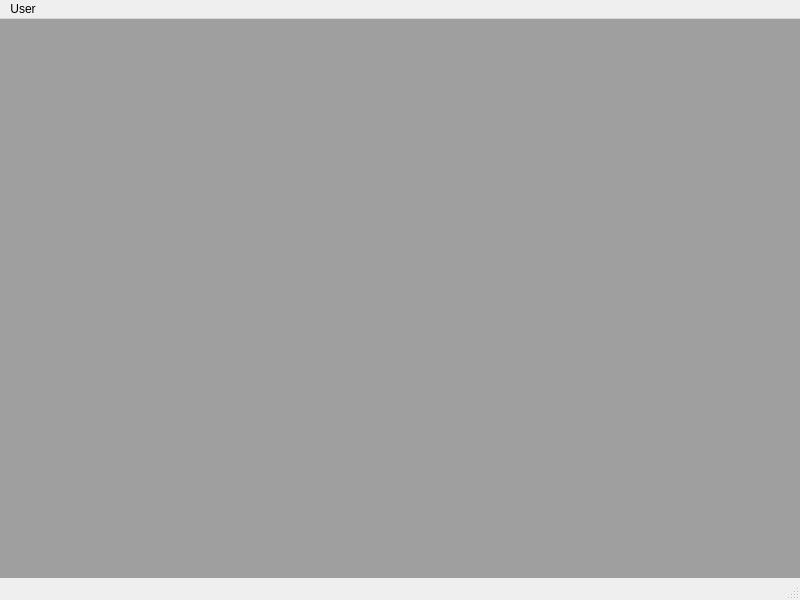
<?xml version="1.0" encoding="UTF-8"?>
<ui version="4.0">
 <class>MainWindow</class>
 <widget class="QMainWindow" name="MainWindow">
  <property name="geometry">
   <rect>
    <x>0</x>
    <y>0</y>
    <width>800</width>
    <height>600</height>
   </rect>
  </property>
  <property name="windowTitle">
   <string>VIP Club</string>
  </property>
  <widget class="QWidget" name="centralwidget">
   <widget class="QMdiArea" name="mdiArea">
    <property name="geometry">
     <rect>
      <x>-10</x>
      <y>-11</y>
      <width>1280</width>
      <height>731</height>
     </rect>
    </property>
   </widget>
  </widget>
  <widget class="QMenuBar" name="menubar">
   <property name="geometry">
    <rect>
     <x>0</x>
     <y>0</y>
     <width>800</width>
     <height>22</height>
    </rect>
   </property>
   <widget class="QMenu" name="menuUser">
    <property name="title">
     <string>User</string>
    </property>
    <addaction name="actionNewUser"/>
    <addaction name="actionListUser"/>
   </widget>
   <addaction name="menuUser"/>
  </widget>
  <widget class="QStatusBar" name="statusbar"/>
  <action name="actionNewUser">
   <property name="icon">
    <iconset theme="address-book-new"/>
   </property>
   <property name="text">
    <string>New</string>
   </property>
  </action>
  <action name="actionListUser">
   <property name="icon">
    <iconset theme="format-justify-fill"/>
   </property>
   <property name="text">
    <string>List</string>
   </property>
  </action>
 </widget>
 <resources/>
 <connections/>
</ui>
